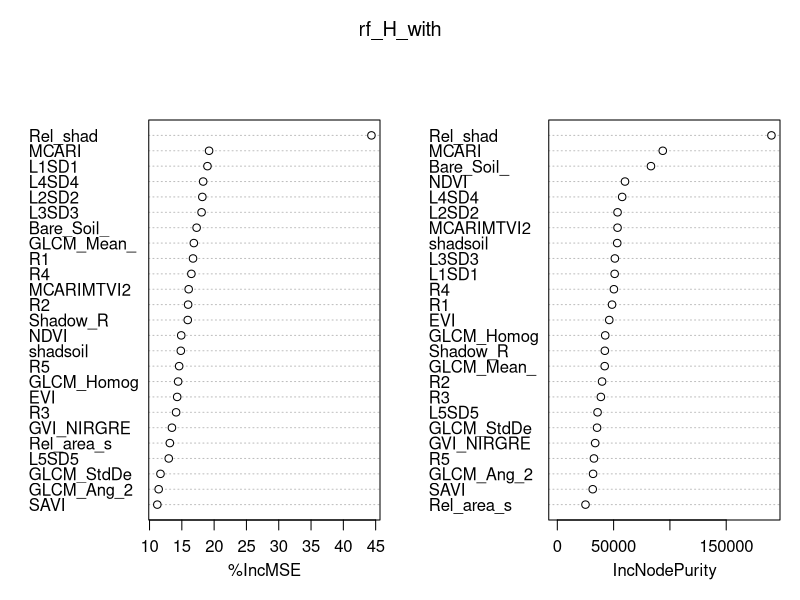
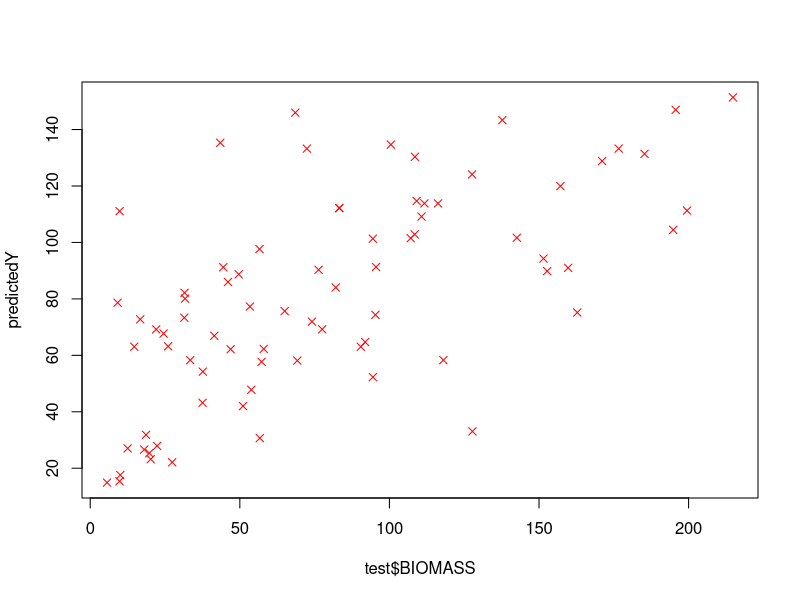
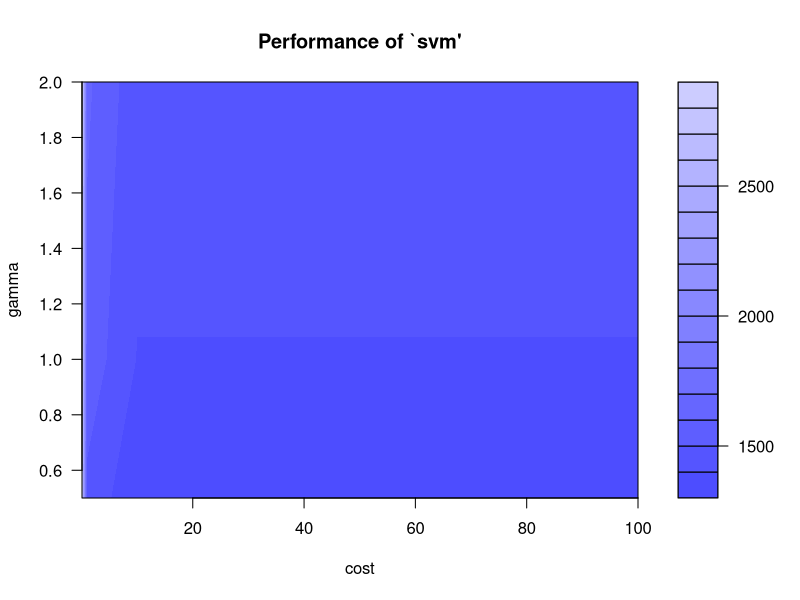
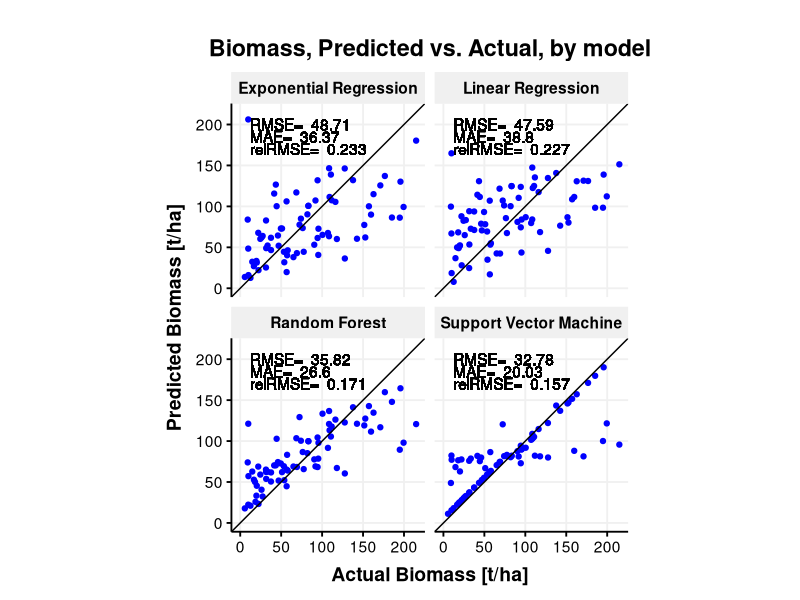
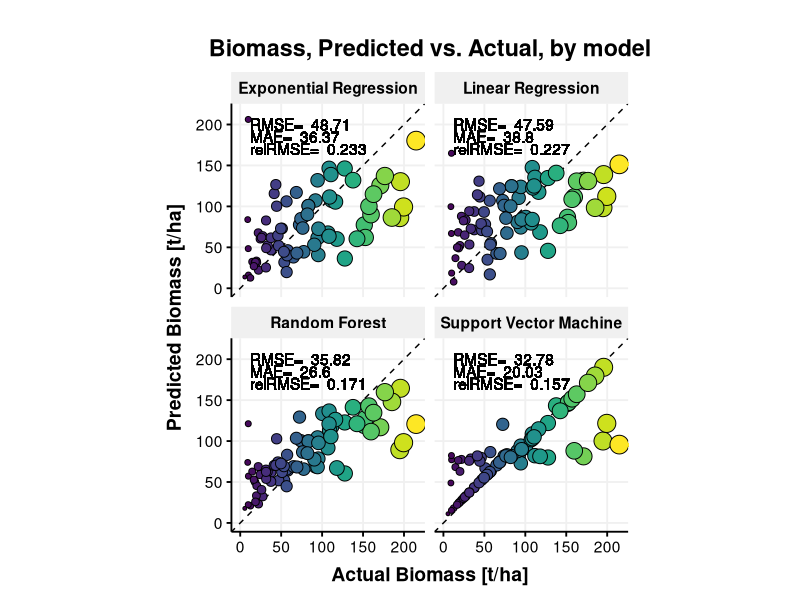
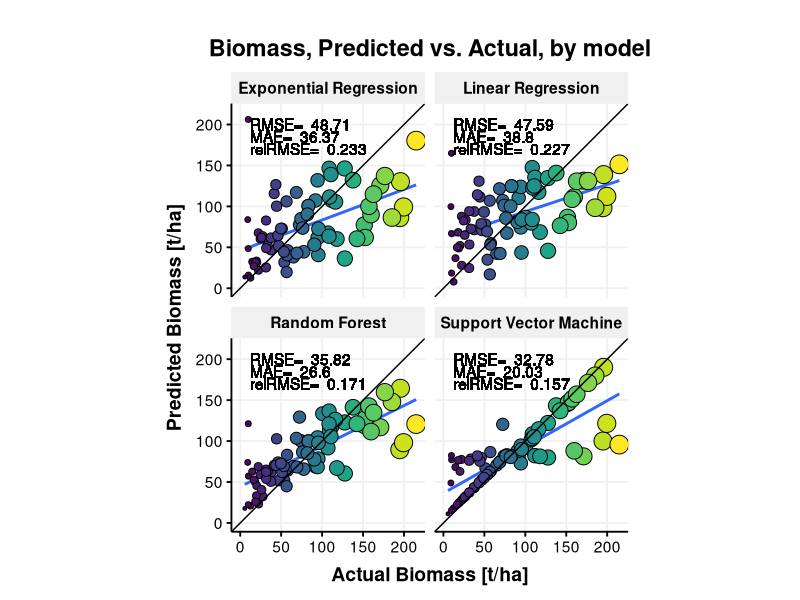
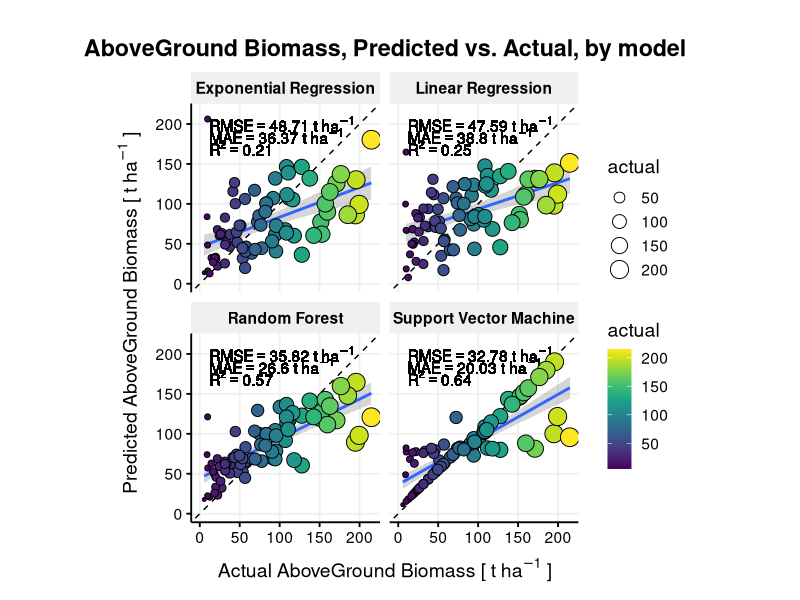
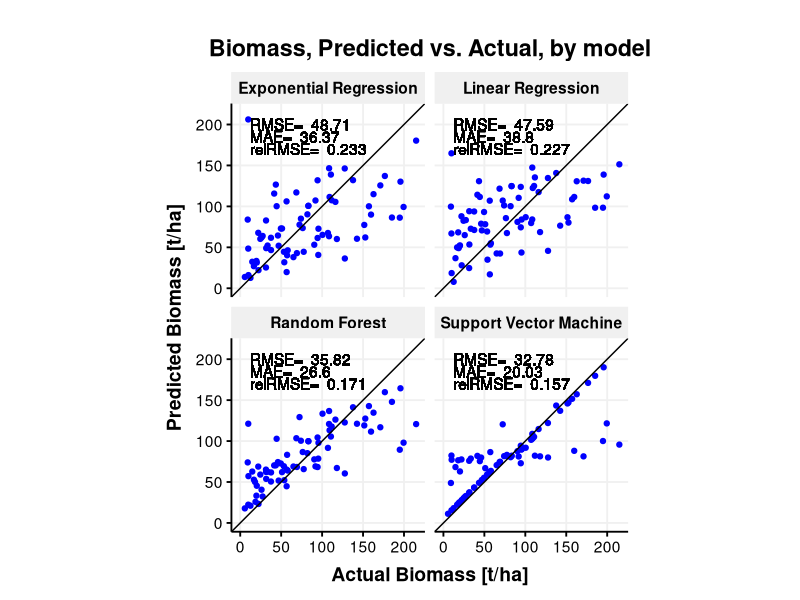

These charts were generated, in order, by the following R code: (Note: a time limit stopped this script after it produced the figures.)
## *********************************************************************************************************************************************************
##              Repository for technical data dealing with Above Ground Biomass (AGB) Modelling in Tanzania (Version 1.0)
## *********************************************************************************************************************************************************
## 
##  * JRC of the European Commission
##  *
##  * Purpose:  A R script allows predicting Above Ground Biomass.
##  *
##  *           We tested four predictive models to relate the remotely sensed parameters to AGB and evaluated their accuracies.
##  *           Two models using inferential statistics (i.e. a generalised linear model and a generalised exponential model) 
##  *           and two models machine learning (i.e. a Random Forest model and a Support Vector Machine (SVM) model). 
##  *           The predictors of the models are image bands, their textures and spectral indices, while the response variable 
##  *           is the AGB.
##  *           
##  *           - Updates to the Forest Article:           https://doi.org/TOBEDEFINED
##  *
##  *
##  *
##  * Author:   Guido Ceccherini
##  * Email:    guido.ceccherini@gmail.com, guido.ceccherini@ec.europa.eu
##
##



###load libraries
library(randomForest)
library(e1071)
library(ggthemes)
library(grid)
library(ggplot2)
library(tidyr)
library(viridis)

#####load dataset
DATA_BIOMASS <- read.csv('DataBiomassRS.csv')

##### reproducibility number
set.seed(2511) 


#### remove the first column (sequence from 1 to 512)
DATA_BIOMASS <- DATA_BIOMASS[,2:27]

###################################################################################################

####     BIOMASS model with training/calibration (85% training, 15% validation) START

###################################################################################################
###########train

# randomly pick 85% of the number of observations
index <- sample(1:nrow(DATA_BIOMASS),size = 0.85*nrow(DATA_BIOMASS))

# subset weather to include only the elements in the index
train <- DATA_BIOMASS[index,]
# train_cat <- DATA_BIOMASS_cat [index,]
# subset weather to include all but the elements in the index
test <- DATA_BIOMASS [-index,]

#print number of data for train and validation
nrow(train)
nrow(test)


##################
# 1 Exponenetial Model
##################

# Create a multiple (log)linear regression model using the training data
log.reg_H_with <- glm(log(BIOMASS+1) ~., data = train)
summary(log.reg_H_with )




# Apply the model to the testing data (i.e., make predictions) ...
# (Don't forget to exponentiate the results to revert the log transformation)
test.pred.lin <- exp(predict(log.reg_H_with,test))-1

# ...and evaluate the accuracy
RMSE.log.reg_H_with <- sqrt(mean((test.pred.lin-test$BIOMASS)^2))
RMSE.log.reg_H_with


MAE.log.reg_H_with <- mean(abs(test.pred.lin-test$BIOMASS))
MAE.log.reg_H_with

Rel.RMSEexp <- sqrt(mean((test.pred.lin-test$BIOMASS)^2)) / diff(range(test$BIOMASS))
Rel.RMSEexp


R2exp <- 1 - sum((test$BIOMASS-test.pred.lin)^2)/sum((test$BIOMASS-mean(test$BIOMASS))^2)

##################
# 2 Linear Model
##################

# Create a multiple linear regression model using the training data
lin.reg_H_with <- glm(BIOMASS ~ ., data = train)

summary(lin.reg_H_with )

# Apply the model to the testing data (i.e., make predictions) ...
test.pred.lin_ <- (predict(lin.reg_H_with,test))-1

# ...and evaluate the accuracy
RMSE.lin.reg_H_with <- sqrt(mean((test.pred.lin_-test$BIOMASS)^2))
RMSE.lin.reg_H_with


MAE.lin.reg_H_with <- mean(abs(test.pred.lin_-test$BIOMASS))
MAE.lin.reg_H_with


Rel.RMSElin <- sqrt(mean((test.pred.lin_-test$BIOMASS)^2)) / diff(range(test$BIOMASS))
Rel.RMSElin

R2lin <- 1 - sum((test$BIOMASS-test.pred.lin_)^2)/sum((test$BIOMASS-mean(test$BIOMASS))^2)


# R2RF <- 1 - sum((test$BIOMASS-test.pred.forest)^2)/sum((test$BIOMASS-mean(test$BIOMASS))^2)

##################
# 3 RANDOM FOREST
##################

rf_H_with <- randomForest(BIOMASS ~., data = train,importance = TRUE, proximity = T,ntree=500)
print(rf_H_with)
varImpPlot(rf_H_with)
# How many trees are needed to reach the minimum error estimate? 
# This is a simple problem; it appears that about 100 trees would be enough. 
which.min(rf_H_with$mse)

# Plot rf to see the estimated error as a function of the number of trees
# (not running it here)
# plot(rf) 

# Using the importance()  function to calculate the importance of each variable
imp_H_with <- as.data.frame(sort(importance(rf_H_with)[,1],decreasing = TRUE),optional = T,col.names=T)
names(imp_H_with) <- "% Inc MSE"
imp_H_with



test2 <- rbind(test, train)

# As usual, predict and evaluate on the test set
test.pred.forest <- predict(rf_H_with,test2)

test.pred.forest <- test.pred.forest[1:nrow(test)]

RMSE.forest_H_with <- sqrt(mean((test.pred.forest-test$BIOMASS)^2))
RMSE.forest_H_with


MAE.forest_H_with <- mean(abs(test.pred.forest-test$BIOMASS))
MAE.forest_H_with


# Rel.RMSE <- sqrt(mean((test.pred.forest-test$BIOMASS)^2)) / sd(test$BIOMASS)
Rel.RMSErf <- sqrt(mean((test.pred.forest-test$BIOMASS)^2)) / diff(range(test$BIOMASS))
Rel.RMSErf
### ref Remote Sens. 2016, 8, 583; doi:10.3390/rs8070583 
R2RF <- 1 - sum((test$BIOMASS-test.pred.forest)^2)/sum((test$BIOMASS-mean(test$BIOMASS))^2)


##################
# 4 SVM
##################


## create rmse function
rmse <- function(error)
{
  sqrt(mean(error^2))
}

##load a model SVM
SVM_H <- svm(BIOMASS ~., data = train)
predictedY <- predict(SVM_H, test2)
predictedY <- predictedY[1:nrow(test)]
plot(test$BIOMASS, predictedY, col = "red", pch=4)

error <- train$BIOMASS - predictedY
svrPredictionRMSE <- rmse(error)
svrPredictionRMSE

tuneResult <- tune(svm, BIOMASS ~., data = train, kernel="radial", ranges=list(cost=10^(-1:2), gamma=c(.5,1,2)))

print(tuneResult)
# Draw the tuning graph
plot(tuneResult)

##tune the SVM model
tunedModel <- tuneResult$best.model
test.pred.svm <- predict(tunedModel, test2) 
test.pred.svm <- test.pred.svm[1:nrow(test)]
error <- test$BIOMASS - test.pred.svm  


##compute the performance metrics
tunedModelRMSE <- rmse(error)
tunedModelRMSE


RMSE.svm_H_with <- sqrt(mean((test.pred.svm-test$BIOMASS)^2))
RMSE.svm_H_with


MAE.svm_H_with <- mean(abs(test.pred.svm-test$BIOMASS))
MAE.svm_H_with

Rel.RMSEsvm <- sqrt(mean((test.pred.svm-test$BIOMASS)^2)) / diff(range(test$BIOMASS))
Rel.RMSEsvm
# SVM
R2svm <- 1 - sum((test$BIOMASS-test.pred.svm)^2)/sum((test$BIOMASS-mean(test$BIOMASS))^2)




# Create a data frame with the error metrics for each method
accuracy_H_with <- data.frame(Method = c("Exp Regression","Linear Regression","Random forest","SVM"),
                              RMSE   = c(RMSE.log.reg_H_with,RMSE.lin.reg_H_with,RMSE.forest_H_with,RMSE.svm_H_with),
                              MAE    = c(MAE.log.reg_H_with,MAE.lin.reg_H_with,MAE.forest_H_with,MAE.svm_H_with),
                              relRMSE    = c(Rel.RMSEexp,Rel.RMSElin,Rel.RMSErf,Rel.RMSEsvm),
                              r2    = c(R2exp,R2lin,R2RF,R2svm)) 
# Round the values and print the table
accuracy_H_with$RMSE <- round(accuracy_H_with$RMSE,2)
accuracy_H_with$MAE <- round(accuracy_H_with$MAE,2) 
accuracy_H_with$r2 <- round(accuracy_H_with$r2,2) 

#print results
accuracy_H_with



# Create a data frame with the predictions for each method
all.predictions <- data.frame(actual = test$BIOMASS,
                              exponential.regression = test.pred.lin,
                              linear.regression_ = test.pred.lin_,
                              random.forest = test.pred.forest,
                              support.vector.machine = test.pred.svm)

index_0df <- which(all.predictions$actual !=0)
all.predictions <- all.predictions[index_0df,]



# Gather the prediction variables (columns) into a single row (i.e., wide to long)
# Recall the ggplot2 prefers the long data format
all.predictions <- gather(all.predictions,key = model,value = predictions,2:5)
all.predictions[,4] <- rep(test[,3],4)

###plot for publication
theme_Publication <- function(base_size=14, base_family="helvetica") {

  (theme_foundation(base_size=base_size, base_family=base_family)
    + theme(plot.title = element_text(face = "bold",
                                      size = rel(1.2), hjust = 0.5),
            text = element_text(),
            panel.background = element_rect(colour = NA),
            plot.background = element_rect(colour = NA),
            panel.border = element_rect(colour = NA),
            axis.title = element_text(face = "bold",size = rel(1)),
            axis.title.y = element_text(angle=90,vjust =2),
            axis.title.x = element_text(vjust = -0.2),
            axis.text = element_text(), 
            axis.line = element_line(colour="black"),
            axis.ticks = element_line(),
            panel.grid.major = element_line(colour="#f0f0f0"),
            panel.grid.minor = element_blank(),
            # legend.key = element_rect(colour = NA),
            # legend.position = "bottom",
            # legend.direction = "horizontal",
            # legend.key.size= unit(0.2, "cm"),
            # legend.margin = unit(0, "cm"),
            # legend.title = element_text(face="italic"),
            plot.margin=unit(c(10,5,5,5),"mm"),
            strip.background=element_rect(colour="#f0f0f0",fill="#f0f0f0"),
            strip.text = element_text(face="bold")
    ))
  
}




##### create a dataframe with the summary of the stats for the four models
all.predictions$model[all.predictions$model== "linear.regression_"] = "Linear Regression"
all.predictions$model[all.predictions$model== "exponential.regression"] = "Exponential Regression"
all.predictions$model[all.predictions$model== "random.forest"] = "Random Forest"
all.predictions$model[all.predictions$model== "support.vector.machine"] = "Support Vector Machine"

all.predictions$RMSE <- rep(accuracy_H_with$RMSE, each=77)
all.predictions$MAE <- rep(accuracy_H_with$MAE, each=77)
all.predictions$relRMSE <- rep(round(accuracy_H_with$relRMSE, digit=3), each=77)
all.predictions$r2 <- rep(round(accuracy_H_with$r2, digit=2), each=77)



####first plot(base theme)

Map_1 <- ggplot(data = all.predictions,aes(x = actual, y = predictions)) + ###,color= V4
  geom_point(colour = "blue") + #colour = "blue"
  geom_abline(intercept = 0, slope = 1, colour = "black") + #geom_vline(xintercept = 23, colour = "green", linetype = "dashed") +
  facet_wrap(~ model,ncol = 2)  +xlim (c(0,max(all.predictions$actual))) +ylim (c(0,max(all.predictions$actual))) +
  ggtitle("Biomass, Predicted vs. Actual, by model")+ coord_fixed(ratio = 1)+theme_Publication()+ 
  xlab("Actual Biomass [t/ha]") +
  ylab("Predicted Biomass [t/ha]")+
  geom_text(aes(x=12, y=200, label= paste("RMSE= ", RMSE ), hjust=0))+
  geom_text(aes(x=12, y=185, label= paste("MAE= ", MAE ), hjust=0))+
  geom_text(aes(x=12, y=170, label= paste("relRMSE= ", relRMSE ), hjust=0)) # data= accuracy_H_with,


Map_1


##save as png
namepng <- paste('Plot1.png', sep = '')
png(namepng, width=2800, height=2800, units='px', res=300)
print(Map_1)
dev.off()



######alternative plot with viridis library (i.e. fancy colors)
Map_2 <- ggplot(data = all.predictions,aes(x = actual, y = predictions)) + ###,color= V4
  geom_abline(intercept = 0, slope = 1, colour = "black",linetype="dashed") + #geom_vline(xintercept = 23, colour = "green", linetype = "dashed") +
  geom_point(aes(size=actual, fill=actual), colour="black",pch=21,show.legend = FALSE) + #colour = "blue"
  facet_wrap(~ model,ncol = 2)  +xlim (c(0,max(all.predictions$actual))) +ylim (c(0,max(all.predictions$actual))) +
  ggtitle("Biomass, Predicted vs. Actual, by model")+ coord_fixed(ratio = 1)+theme_Publication()+ 
  xlab("Actual Biomass [t/ha]") +
  ylab("Predicted Biomass [t/ha]")+
  geom_text(aes(x=12, y=200, label= paste("RMSE= ", RMSE ), hjust=0))+
  geom_text(aes(x=12, y=185, label= paste("MAE= ", MAE ), hjust=0))+
  geom_text(aes(x=12, y=170, label= paste("relRMSE= ", relRMSE ), hjust=0))+scale_fill_viridis() # data= accuracy_H_with,


Map_2
##save as png

namepng <- paste('Plot2.png', sep = '')
png(namepng, width=2800, height=2800, units='px', res=300)
print(Map_2)
dev.off()




#another one
ggplot(data = all.predictions,aes(x = actual, y = predictions)) +
  geom_smooth(method=lm, se=FALSE)+# data= accuracy_H_with, ###,color= V4
  geom_point(aes(size=actual, fill=actual), colour="black",pch=21,show.legend = FALSE) + #colour = "blue"
  geom_abline(intercept = 0, slope = 1, colour = "black") + #geom_vline(xintercept = 23, colour = "green", linetype = "dashed") +
  facet_wrap(~ model,ncol = 2)  +xlim (c(0,max(all.predictions$actual))) +ylim (c(0,max(all.predictions$actual))) +
  ggtitle("Biomass, Predicted vs. Actual, by model")+ coord_fixed(ratio = 1)+theme_Publication()+ 
  xlab("Actual Biomass [t/ha]") +
  ylab("Predicted Biomass [t/ha]")+
  geom_text(aes(x=12, y=200, label= paste("RMSE= ", RMSE ), hjust=0))+
  geom_text(aes(x=12, y=185, label= paste("MAE= ", MAE ), hjust=0))+
  geom_text(aes(x=12, y=170, label= paste("relRMSE= ", relRMSE ), hjust=0))+scale_fill_viridis()

###...and another one



#another one
Map_4 <- ggplot(data = all.predictions,aes(x = actual, y = predictions)) +
  geom_smooth(method=lm)+# data= accuracy_H_with, ###,color= V4
   #colour = "blue"
  geom_abline(intercept = 0, slope = 1, colour = "black",linetype="dashed") + #geom_vline(xintercept = 23, colour = "green", linetype = "dashed") +
  geom_point(aes(size=actual, fill=actual), colour="black",pch=21,show.legend = T) +
  facet_wrap(~ model,ncol = 2)  +xlim (c(0,max(all.predictions$actual))) +ylim (c(0,max(all.predictions$actual))) +
  ggtitle("AboveGround Biomass, Predicted vs. Actual, by model")+ coord_fixed(ratio = 1)+theme_Publication()+ 
  ylab(expression("Predicted AboveGround Biomass ["~t~ha^-1~"]"))+
  xlab(expression("Actual AboveGround Biomass ["~t~ha^-1~"]"))+
  # 
  # xlab("Actual AboveGround Biomass [t haa^-1]") +
  # ylab("Predicted AboveGround Biomass [t ha^-1]")+
  geom_text(aes(x=12, y=200, label= paste("RMSE== ", RMSE, "~t~ha^-1"), hjust=0),parse=TRUE)+
  geom_text(aes(x=12, y=185, label= paste("MAE== ", MAE , "~t~ha^-1"), hjust=0),parse=TRUE)+
  geom_text(aes(x=12, y=170, label= paste("R^2== ", r2 ), hjust=0),parse=TRUE)+
  
  # geom_text(aes(x=12, y=170, label= paste("relRMSE= ", relRMSE ), hjust=0))+
  scale_fill_viridis()


Map_4
namepng <- paste('Plot4.png', sep = '')
png(namepng, width=2800, height=2800, units='px', res=300)
print(Map_4)
dev.off()




##################################################################################################################
#  RANDOM FOREST permultation to find the statistical distribution of the variable importance
#################################################################################################################


##### use the entire dataset: DATA_BIOMASS
rf_H_with <- randomForest(BIOMASS ~., data = DATA_BIOMASS,importance = TRUE, proximity = T,ntree=500)


# Using the importance()  function to calculate the importance of each variable
imp_H_with <- as.data.frame(sort(importance(rf_H_with)[,1],decreasing = TRUE),optional = T,col.names=T)
names(imp_H_with) <- "% Inc MSE"
imp_H_with


actual <- DATA_BIOMASS$BIOMASS
predicted <- unname(predict(rf_H_with, DATA_BIOMASS))
R2 <- 1 - (sum((actual-predicted)^2)/sum((actual-mean(actual))^2))


##### start permutations

var_imp_range <- as.data.frame(importance(rf_H_with)[,1])
var_impSD_range <- as.data.frame(rf_H_with$importanceSD)
for (i in 1:100){
  rf<-randomForest(BIOMASS ~., data = DATA_BIOMASS,importance = TRUE, proximity = T,ntree=500, importanceSD=T, keep.inbag=T, mse=T, rsq=T)
  imp.df<- as.data.frame(importance(rf))
  var_imp_range <- cbind(var_imp_range, imp.df[,1])
  impSD.df<- as.data.frame(rf$importanceSD)
  var_impSD_range<- cbind(var_impSD_range, impSD.df[,1])
}


# 

var_imp_range

## first plot to have a general idea
boxplot(var_imp_range, las = 2, horizontal = T)



#reorder the data and comput the statistical distribution needed for the boxplot
newdata <- var_imp_range[order(var_imp_range$`importance(rf_H_with)[, 1]`),] 
##create a dataframe need for printing the results
newdata<- newdata[3:26,]

df <- data.frame(
  name= rownames(newdata),
  y0 = apply(newdata,1,min),
  y25 = apply(newdata, 1, quantile, probs = c(0.25),  na.rm = TRUE),
  y50 = apply(newdata,1,median),  
  y75 = apply(newdata, 1, quantile, probs = c(0.75),  na.rm = TRUE),
  y100 = apply(newdata,1,max)   
)

### take the most important variables
df <- df[5:23,]

### change names: reflectances is indicated with both LX and RX.
levels(df$name)[levels(df$name)=="L5SD5"] <- "R5SD5"
levels(df$name)[levels(df$name)=="L3SD3"] <- "R3SD3"
levels(df$name)[levels(df$name)=="L4SD4"] <- "R4SD4"
levels(df$name)[levels(df$name)=="L1SD1"] <- "R1SD1"
levels(df$name)[levels(df$name)=="L2SD2"] <- "R2SD2"
levels(df$name)[levels(df$name)=="Rel_shad"] <- "Shadow Index"




##plot boxplot using the ggplot2 library
Map_3 <- ggplot(df, aes(x=reorder(name,y50), y=y50, fill=y50 )) +
  geom_boxplot(
    aes(ymin = y0, lower = y25, middle = y50, upper = y75, ymax = y100),
    stat = "identity"
  )+  coord_flip()+
  scale_fill_viridis(direction = 1, na.value = "gray",  name="% Inc MSE")+  theme( ### trans="reverse
    panel.grid.major.y = element_blank(),
    panel.grid.major.x = element_line(linetype="dashed",colour="grey"),
    panel.grid.minor = element_blank(),
    panel.background = element_blank(),
    axis.ticks.x = element_blank(),
    axis.ticks.y = element_blank()
  ) +
  xlab("Variable") +
  ylab("% Inc MSE") +
  ggtitle("RF Variable Importance AboveGround Biomass")

Map_3

##save the results
Map_3
ggsave("Plot3.png", width = 15, height = 20, units = "cm",dpi=300)







##################################################################################################################
#  RANDOM FOREST Split and compare quantiles
#################################################################################################################
## from https://github.com/laresbernardo/lares/blob/ff7378b9f0ba74fc7ee66067f13945d101bdff34/R/model_plots.R 
mplot_splits <- function(tag, score, splits = 5, subtitle = NA, model_name = NA, facet = NA, 
                         save = FALSE, subdir = NA, file_name = "viz_splits.png") {
  
  require(ggplot2)
  require(dplyr)
  require(RColorBrewer)
  
  if (length(tag) != length(score)) {
    message("The tag and score vectors should be the same length.")
    stop(message(paste("Currently, tag has",length(tag),"rows and score has",length(score))))
  }
  
  if (splits > 10) {
    stop("You should try with less splits!")
  }
  
  df <- data.frame(tag, score, facet)
  npersplit <- round(nrow(df)/splits)
  
  # For continuous tag values
  if (length(unique(tag))) {
    names <- df %>% 
      mutate(tag = as.numeric(tag), 
             quantile = ntile(tag, splits)) %>% group_by(quantile) %>%
      summarise(n = n(), 
                max_score = round(max(tag), 1), 
                min_score = round(min(tag), 1)) %>%
      mutate(quantile_tag = paste0(quantile," (",min_score,"-",max_score,")"))
    df <- df %>% 
      #mutate(score = score/100, tag = tag/100) %>%
      mutate(quantile = ntile(tag, splits)) %>%
      left_join(names, by = c("quantile")) %>% mutate(tag = quantile_tag) %>% 
      select(-quantile, -n, -max_score, -min_score)
    
  } else {
    # For categorical tag values
    names <- df %>% 
      mutate(quantile = ntile(score, splits)) %>% group_by(quantile) %>%
      summarise(n = n(), 
                max_score = round(100 * max(score), 1), 
                min_score = round(100 * min(score), 1)) %>%
      mutate(quantile_tag = paste0(quantile," (",min_score,"-",max_score,")")) 
  }
  
  p <- df %>% 
    mutate(quantile = ntile(score, splits)) %>% 
    group_by(quantile, facet, tag) %>% tally() %>%
    ungroup() %>% group_by(facet, tag) %>% 
    arrange(desc(quantile)) %>%
    mutate(p = round(100*n/sum(n),2),
           cum = cumsum(100*n/sum(n))) %>%
    left_join(names, by = c("quantile")) %>%
    ggplot(aes(x = as.character(tag), y = p, label = as.character(p),
               fill = as.character(quantile_tag))) + theme_minimal() +
    geom_col(position = "stack") +
    geom_text(size = 3, position = position_stack(vjust = 0.5), check_overlap = TRUE) +
    xlab("Quantiles AGB") + ylab("Total Percentage by AGB") +
    guides(fill = guide_legend(title=paste0("Predicted Biomass"))) +
    labs(title = "AboveGround Biomass Predicted vs Actual, by Quantiles") +
    scale_fill_brewer(palette = "Spectral")
  
  if(!is.na(subtitle)) {
    p <- p + labs(subtitle = subtitle)
  }  
  
  if(!is.na(model_name)) {
    p <- p + labs(caption = model_name)
  }
  
  if(!is.na(facet)) {
    p <- p + facet_grid(. ~ facet, scales = "free")
  }  
  
  if (!is.na(subdir)) {
    dir.create(file.path(getwd(), subdir))
    file_name <- paste(subdir, file_name, sep="/")
  }
  
  if (save == TRUE) {
    p <- p + ggsave(file_name, width = 6, height = 6)
  }
  
  return(p)
  
}
mplot_splits(tag = test$BIOMASS, 
                    score = test.pred.forest,
                    split = 4)
ggsave("AGB_quantiles.png", width = 25, height = 20, units = "cm",dpi=300)
